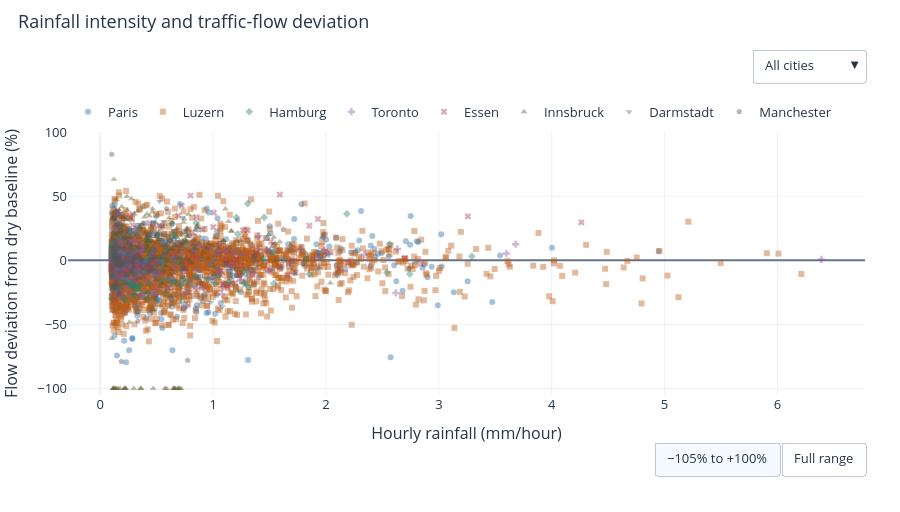

The notebook cell saved with this chart:
### Markdown cell above
### Rainfall intensity and flow deviation

Each point represents one supported rainy city-hour. Choose a city and hover for the timestamp, rainfall, deviation, and number of supported sensors. The initial vertical range is −105% to +100%. Choose **Full range** to see larger deviations.

### Code cell
fig_rain_scatter = make_rain_flow_scatter(supported_hours)
fig_rain_scatter.show()
